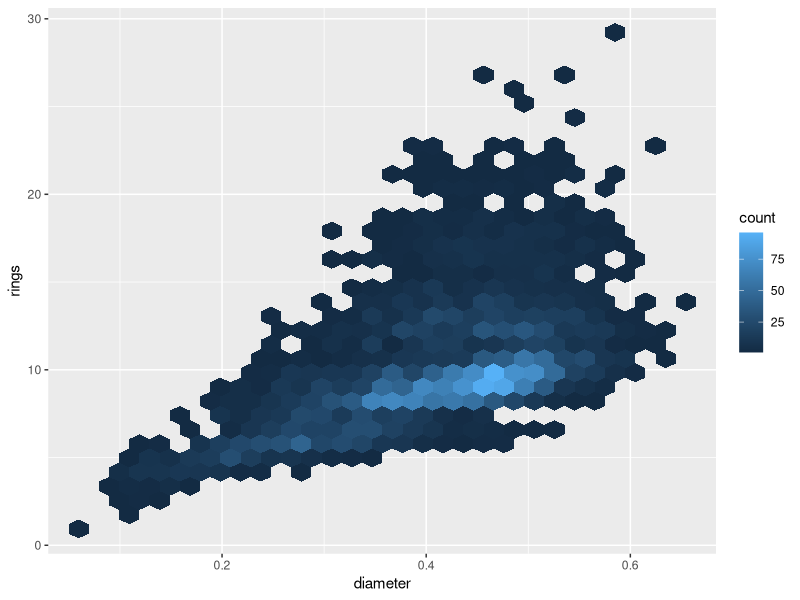

Write the R code that produced this figure.
## ---- chunk 1
#| echo: TRUE
#| message: FALSE
# load tidyverse
library(tidyverse)
# read in abalone data
abalone<-read_csv("data/abalone.csv")
# plot abalone rings by diameter
ggplot(abalone,aes(x=diameter,y=rings)) +
  geom_hex()
## ---- chunk 2
#| echo: TRUE
#zip up all of my project files
zip("myProject.zip",list.files())
